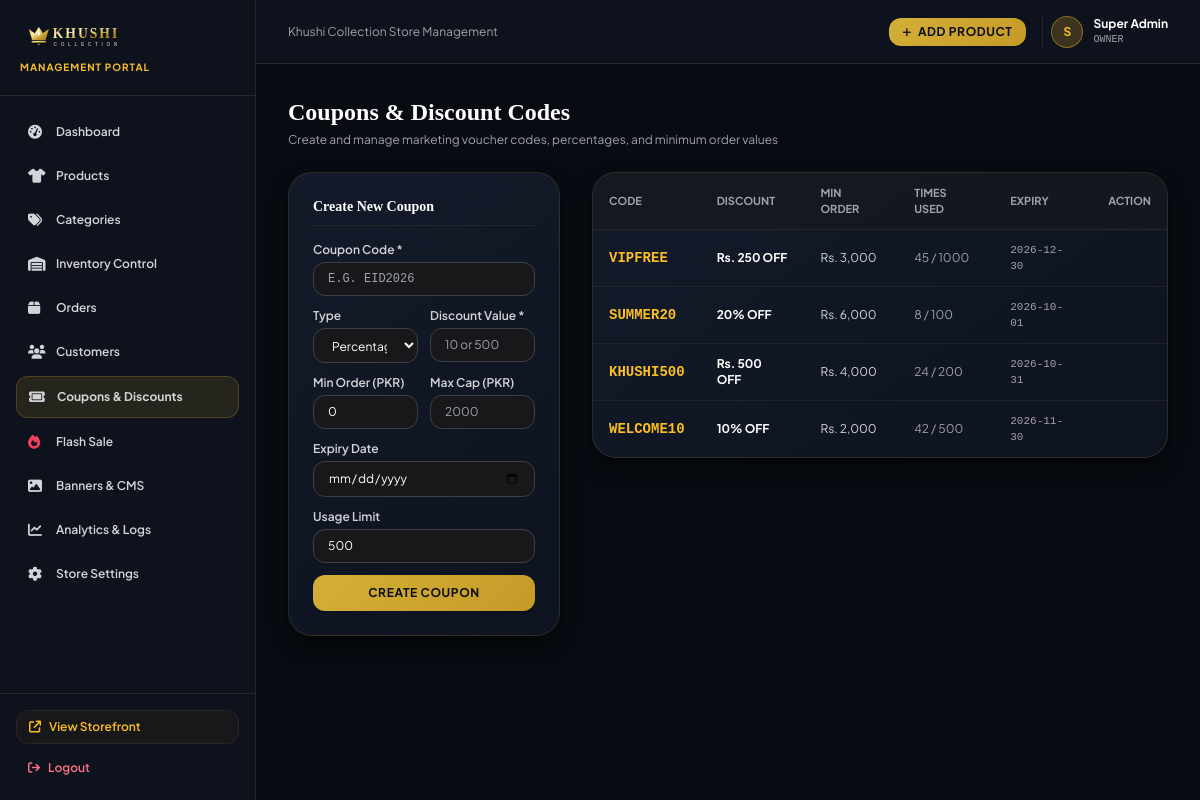
Before: /admin/coupons (signed in) with the older database file.
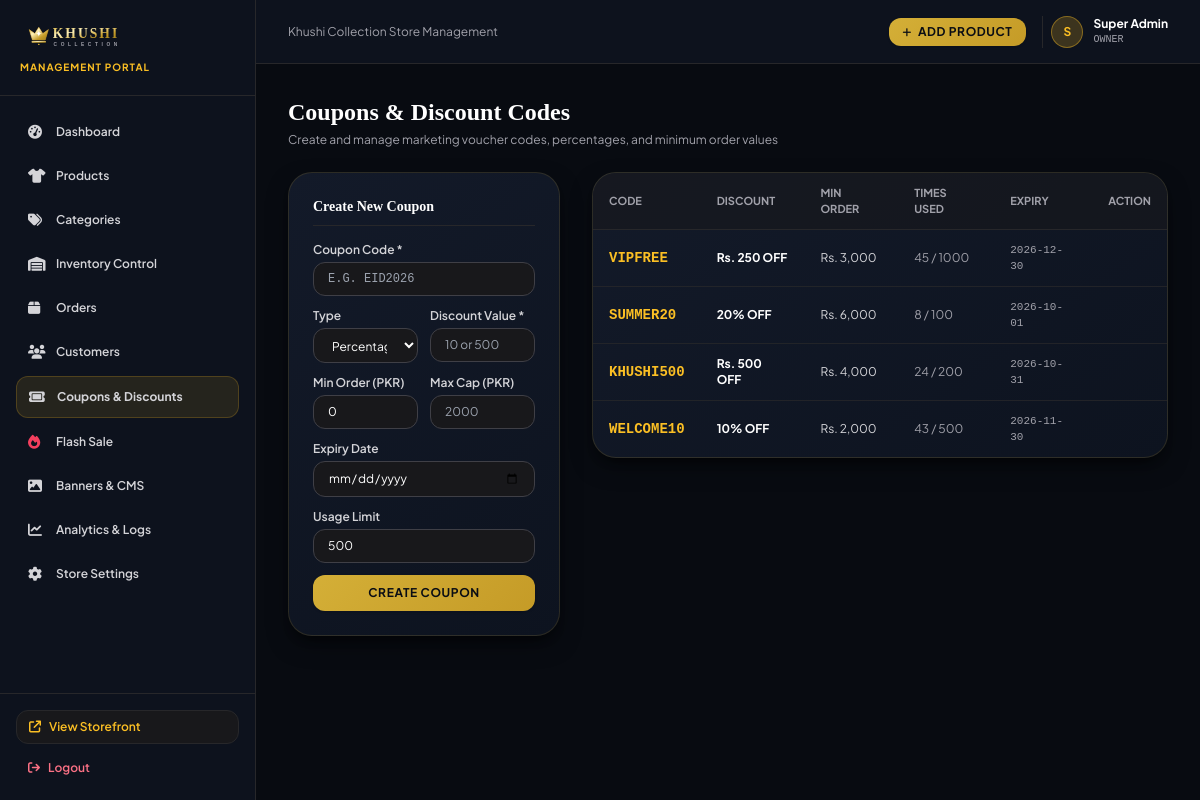
After: the same page with the newer database file.
### tables this page shows
CREATE TABLE coupons (
        id INTEGER PRIMARY KEY AUTOINCREMENT,
        code TEXT UNIQUE NOT NULL,
        discount_type TEXT DEFAULT 'percentage',
        discount_value REAL NOT NULL,
        min_order_amount REAL DEFAULT 0,
        max_discount REAL,
        expiry_date TEXT,
        usage_limit INTEGER DEFAULT 1000,
        times_used INTEGER DEFAULT 0,
        is_active INTEGER DEFAULT 1,
        created_at TIMESTAMP DEFAULT CURRENT_TIMESTAMP
    );

### routes/admin.py (the view, shortened to what this page needs)
@admin_bp.route('/coupons', methods=['GET', 'POST'])
@admin_required(['super_admin', 'manager'])
def coupons():
    coupons_list = query_db('SELECT * FROM coupons ORDER BY id DESC')
    return render_template('admin/coupons/index.html', coupons=coupons_list)

### database.py (called while the page is built)
def get_db():
    try:
        conn = sqlite3.connect(DATABASE_PATH, timeout=30.0)
        conn.row_factory = sqlite3.Row
        conn.execute("PRAGMA foreign_keys = ON")
        try:
            conn.execute("PRAGMA journal_mode = WAL")
        except Exception:
            try:
                conn.execute("PRAGMA journal_mode = DELETE")
            except Exception:
                pass
        return conn
    except Exception:
        conn = sqlite3.connect(":memory:", timeout=30.0)
        conn.row_factory = sqlite3.Row
        return conn

def query_db(query, args=(), one=False):
    conn = get_db()
    cur = conn.cursor()
    cur.execute(query, args)
    rv = cur.fetchall()
    conn.close()
    return (rv[0] if rv else None) if one else rv

### templates/admin/coupons/index.html (shortened to what the changed rows need)
{% extends 'admin/base.html' %}
{% block content %}
<div class="space-y-6">
    <div class="flex items-center justify-between">
        <div>
            <h1 class="text-2xl font-serif font-bold text-white">Coupons & Discount Codes</h1>
        </div>
    </div>
    <div class="grid grid-cols-1 lg:grid-cols-12 gap-8">
        <div class="lg:col-span-8">
            <div class="luxury-card rounded-3xl overflow-hidden">
                <table class="w-full text-left text-xs text-zinc-300">
                    <thead class="text-zinc-400 uppercase font-semibold border-b border-zinc-800 bg-zinc-900/60 text-[11px]">
                        <tr>
                            <th class="py-3 px-4">Code</th>
                            <th class="py-3 px-4">Discount</th>
                            <th class="py-3 px-4">Min Order</th>
                            <th class="py-3 px-4">Times Used</th>
                            <th class="py-3 px-4">Expiry</th>
                            <th class="py-3 px-4 text-right">Action</th>
                        </tr>
                    </thead>
                    <tbody class="divide-y divide-zinc-800/80">
                        {% for c in coupons %}
                        <tr class="hover:bg-zinc-800/30 transition">
                            <td class="py-3 px-4 font-mono font-bold text-amber-400 text-sm">{{ c.code }}</td>
                            <td class="py-3 px-4 font-bold text-white">
                                {% if c.discount_type == 'percentage' %}
                                {{ c.discount_value|int }}% OFF
                                {% else %}
                                Rs. {{ "{:,}".format(c.discount_value|int) }} OFF
                                {% endif %}
                            </td>
                            <td class="py-3 px-4">Rs. {{ "{:,}".format(c.min_order_amount|int) }}</td>
                            <td class="py-3 px-4 text-zinc-400">{{ c.times_used }} / {{ c.usage_limit }}</td>
                            <td class="py-3 px-4 font-mono text-[11px] text-zinc-400">{{ c.expiry_date or 'No Expiry' }}</td>
                            <td class="py-3 px-4 text-right">
                            </td>
                        </tr>
                        {% endfor %}
                    </tbody>
                </table>
            </div>
        </div>
    </div>
</div>
{% endblock %}

Changed rows visible on the page:
changed coupons "WELCOME10": times_used "42" → "43"
